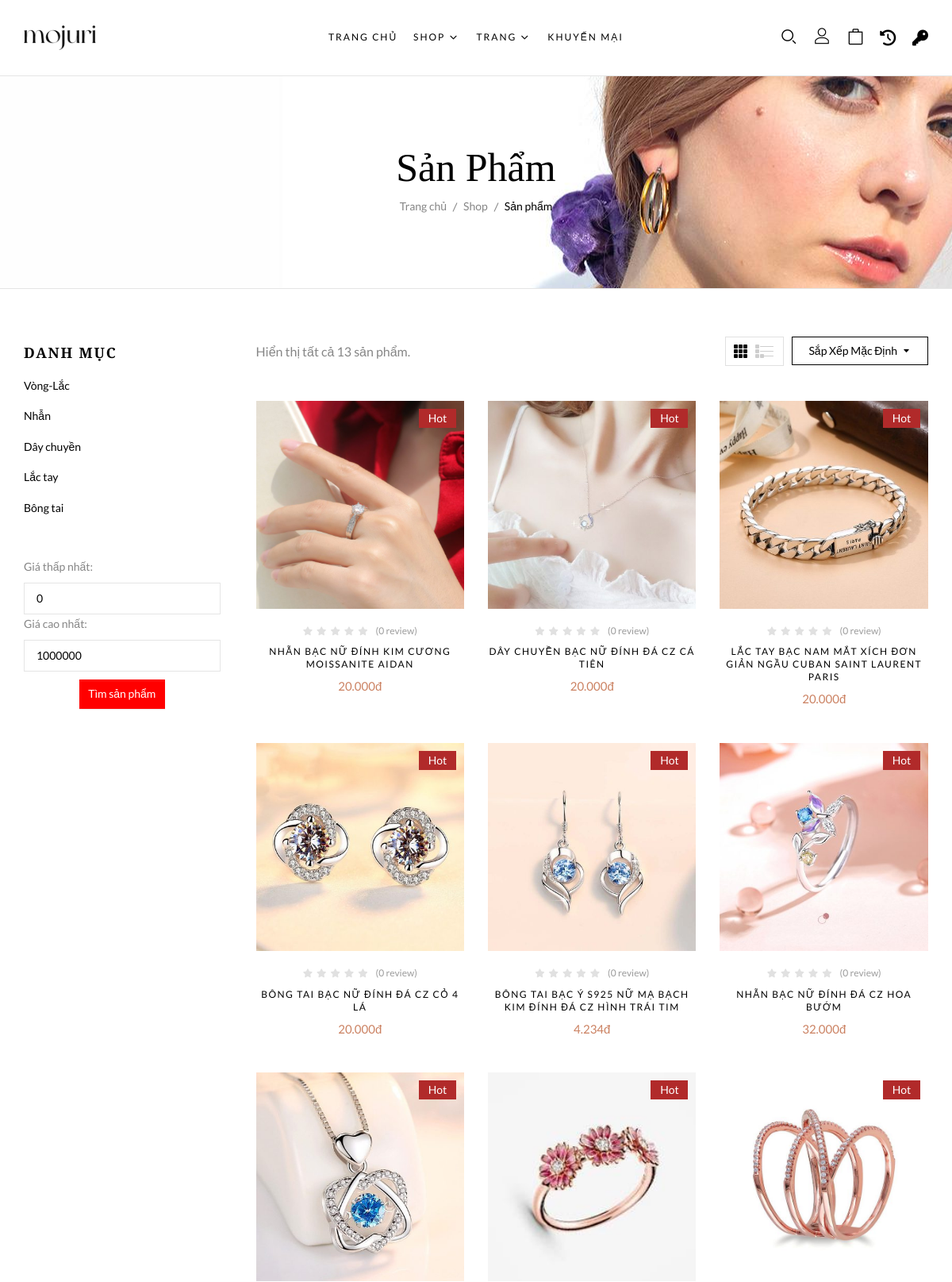
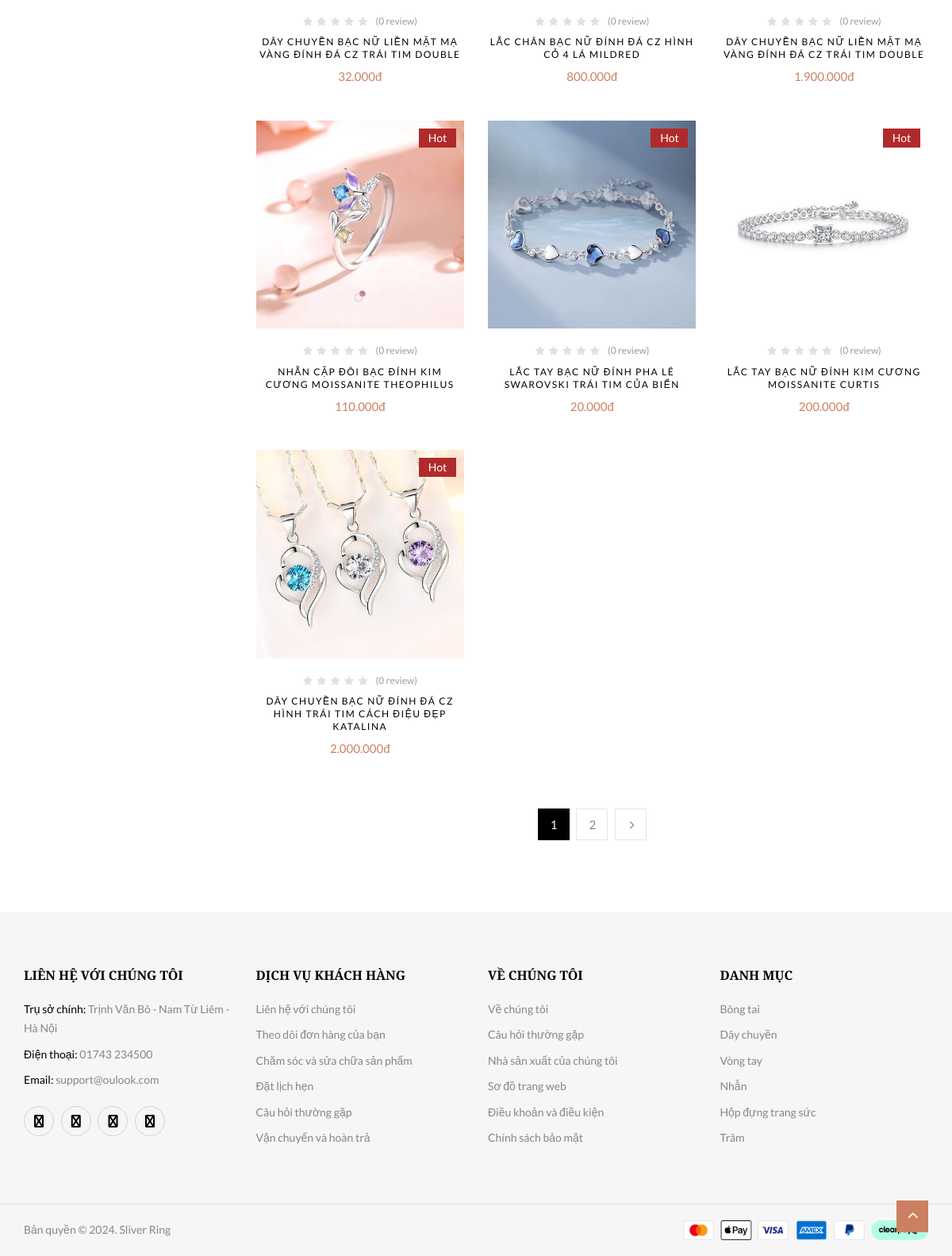
The app's page /?act=danhsachsanpham with its own data (2 pictures, top to bottom).
### tables this page shows
CREATE TABLE `danh_mucs` (
  `id` int NOT NULL,
  `ten_danh_muc` varchar(255) NOT NULL,
  `trang_thai` tinyint(1) NOT NULL
);

CREATE TABLE `san_phams` (
  `id` int NOT NULL,
  `ten` varchar(255) NOT NULL,
  `img` text NOT NULL,
  `gia_ban` decimal(10,0) NOT NULL,
  `gia_km` decimal(10,0) NOT NULL,
  `mo_ta` text NOT NULL,
  `so_luong` int NOT NULL,
  `date` date DEFAULT NULL,
  `trang_thai` int NOT NULL,
  `gia_nhap` decimal(10,0) NOT NULL,
  `danh_muc_id` int NOT NULL
);

### controllers/SanphamController.php (called while the page is built, shortened)
<?php
class SanPhamController
{
    public $modelSanPham;
    public function __construct()
    {
        $this->modelSanPham = new SanPham();
    }
    public function sanpham()
    {
        $item_per_page = !empty($_GET['per_page']) ? (int)$_GET['per_page'] : 9;
        $current_page = !empty($_GET['page']) ? (int)$_GET['page'] : 1;
        $listSanPham = $this->modelSanPham->getAlllSanPham($item_per_page, $current_page);
        $products = $this->modelSanPham->getAllSanPham();
        $listDanhMuc = $this->modelSanPham->getAllDanhMuc();
        require_once './views/danhsachsanpham.php';
    }
}

### commons/function.php (called while the page is built, shortened)
<?php
function connectDB()
{
    $host = DB_HOST;
    $port = DB_PORT;
    $dbname = DB_NAME;
    try {
        $conn = new PDO("mysql:host=$host;port=$port;dbname=$dbname", DB_USERNAME, DB_PASSWORD);
        $conn->setAttribute(PDO::ATTR_ERRMODE, PDO::ERRMODE_EXCEPTION);
        $conn->setAttribute(PDO::ATTR_DEFAULT_FETCH_MODE, PDO::FETCH_ASSOC);
        return $conn;
    } catch (PDOException $e) {
        echo ("Connection failed: " . $e->getMessage());
    }
}

### models/SanPham.php (called while the page is built, shortened)
<?php
require_once 'commons/function.php';
class SanPham
{
    public $conn;
    public function __construct()
    {
        $this->conn = connectDB();
    }
    public function getAllSanPham()
    {
        try {
            $sql = "SELECT san_phams.*,danh_mucs.ten_danh_muc FROM san_phams INNER JOIN danh_mucs ON san_phams.danh_muc_id = danh_mucs.id";
            $stmt = $this->conn->prepare($sql);
            $stmt->execute();
            return $stmt->fetchAll();
        } catch (Exception $e) {
            echo 'Loi: ' . $e->getMessage();
        }
    }
    public function getAllDanhMuc()
{
        try {
            $sql = "SELECT * FROM danh_mucs";
            $stmt = $this->conn->prepare($sql);
            $stmt->execute();
            return $stmt->fetchAll();
        } catch (PDOException $e) {
            echo 'Lỗi: ' . $e->getMessage();
        }
}
    public function getAlllSanPham($item_per_page = 9, $current_page = 1)
    {
        try {
            $offset = ($current_page - 1) * $item_per_page;
            $sql = "SELECT san_phams.*, danh_mucs.ten_danh_muc
                FROM san_phams
                INNER JOIN danh_mucs ON san_phams.danh_muc_id = danh_mucs.id
                ORDER BY san_phams.id ASC
                LIMIT :limit OFFSET :offset";
            $stmt = $this->conn->prepare($sql);
            $stmt->bindParam(':limit', $item_per_page, PDO::PARAM_INT);
            $stmt->bindParam(':offset', $offset, PDO::PARAM_INT);
            $stmt->execute();
            return $stmt->fetchAll(PDO::FETCH_ASSOC);
        } catch (Exception $e) {
            echo 'Lỗi: ' . $e->getMessage();
        }
    }
}

### views/danhsachsanpham.php (the view, shortened to what this page needs)
<?php require_once 'views/layout/header.php'; ?>
<body class="shop">
    <?php require_once 'views/layout/menu.php'; ?>
    <div id="page" class="hfeed page-wrapper">
        <div id="site-main" class="site-main">
            <div id="main-content" class="main-content">
                <div id="primary" class="content-area">
                    <div id="title" class="page-title">
                        <div class="section-container">
                            <div class="content-title-heading">
                                <h1 class="text-title-heading">Sản phẩm</h1>
                            </div>
                            <div class="breadcrumbs">
                                <a href="?act=home">Trang chủ</a><span class="delimiter"></span><a
                                    href="?act=danhsachsanpham">Shop</a><span class="delimiter"></span>Sản phẩm
                            </div>
                        </div>
                    </div>
                    <div id="content" class="site-content" role="main">
                        <div class="section-padding">
                            <div class="section-container p-l-r">
                                <div class="row">
                                    <div class="col-xl-3 col-lg-3 col-md-12 col-12 sidebar left-sidebar md-b-50 p-t-10">
                                        <div class="block block-product-cats">
                                            <div class="block-title">
                                                <h2>Danh mục</h2>
                                            </div>
                                            <?php foreach ($listDanhMuc as $key => $danhMuc) : ?>
                                                <div class="block-content">
                                                    <div class="product-cats-list">
                                                        <ul>
                                                            <li class="current">
                                                                <a href="?act=danh-muc-san-pham&iddm=<?= $danhMuc['id'] ?>">
                                                                    <?= $danhMuc['ten_danh_muc'] ?>
                                                                </a>
                                                            </li>
                                                        </ul>
                                                    </div>
                                                </div>
                                            <?php endforeach; ?>
                                        </div>
                                        <form method="GET" action="index.php">
                                            <div class="mb-3">
                                                <label for="min_price" class="form-label">Giá thấp nhất:</label>
                                                <input type="number" id="min_price" name="min_price"
                                                    class="form-control"
                                                    value="<?= isset($_GET['min_price']) ? htmlspecialchars($_GET['min_price']) : 0 ?>"
                                                    min="0" required />
                                            </div>
                                            <div class="mb-3">
                                                <label for="max_price" class="form-label">Giá cao nhất:</label>
                                                <input type="number" id="max_price" name="max_price"
                                                    class="form-control"
                                                    value="<?= isset($_GET['max_price']) ? htmlspecialchars($_GET['max_price']) : 1000000 ?>"
                                                    min="0" required />
                                            </div>
                                            <div class="text-center">
                                                <button type="submit" class="btn btn-primary"
                                                    style="background-color: #ff0000; border-color: #ff0000; margin-top: 10px">Tìm
                                                    sản phẩm</button>
                                            </div>
                                        </form>
                                    </div>
                                    <div class="col-xl-9 col-lg-9 col-md-12 col-12">
                                        <div class="products-topbar clearfix">
                                            <div class="products-topbar-left">
                                                <div class="products-count">
                                                    <?php
                                                    if (isset($_GET['iddm']) && !empty($_GET['iddm'])) {
                                                        $idDanhMuc = $_GET['iddm'];
                                                        if (!empty($listSanPhamById)) {
                                                            echo "Hiển thị " . count($listSanPhamById) . " sản phẩm trong danh mục.";
                                                        } else {
                                                            echo "Không có sản phẩm nào trong danh mục này.";
                                                        }
                                                    } else {
                                                        echo "Hiển thị tất cả " . count($products) . " sản phẩm.";
                                                    }
                                                    ?>
                                                </div>
                                            </div>
                                            <div class="products-topbar-right">
                                                <div class="products-sort dropdown">
                                                    <span class="sort-toggle dropdown-toggle" data-toggle="dropdown"
                                                        aria-expanded="true">Sắp xếp mặc định</span>
                                                </div>
                                                <ul class="layout-toggle nav nav-tabs">
                                                    <li class="nav-item">
                                                        <a class="layout-grid nav-link active" data-toggle="tab"
                                                            href="#layout-grid" role="tab"><span
                                                                class="icon-column"><span
                                                                    class="layer first"><span></span><span></span><span></span></span><span
                                                                    class="layer middle"><span></span><span></span><span></span></span><span
                                                                    class="layer last"><span></span><span></span><span></span></span></span></a>
                                                    </li>
                                                    <li class="nav-item">
                                                        <a class="layout-list nav-link" data-toggle="tab"
                                                            href="#layout-list" role="tab"><span
                                                                class="icon-column"><span
                                                                    class="layer first"><span></span><span></span></span><span
                                                                    class="layer middle"><span></span><span></span></span><span
                                                                    class="layer last"><span></span><span></span><span></span></span></span></a>
                                                    </li>
                                                </ul>
                                            </div>
                                        </div>
                                        <div class="tab-content">
                                            <div class="tab-pane fade show active" id="layout-grid" role="tabpanel">
                                                <div class="products-list grid">
                                                    <div class="row">
                                                        <?php if (!isset($_GET['iddm'])): ?>
                                                            <?php foreach ($products as $key => $sanPham): ?>
                                                                <div class="col-xl-4 col-lg-4 col-md-4 col-sm-6">
                                                                    <div class="products-entry clearfix product-wapper">
                                                                        <div class="products-thumb">
                                                                            <div class="product-lable">
                                                                                <div class="hot">Hot</div>
                                                                            </div>
                                                                            <div class="product-thumb-hover">
                                                                                <a href="?act=chitietsanpham&id=<?= $sanPham['id'] ?>">
                                                                                    <img width="600" height="600" src="<?= $sanPham['img'] ?>" class="post-image" alt="">
                                                                                </a>
                                                                            </div>
                                                                            <div class="product-button">
                                                                            </div>
                                                                        </div>
                                                                        <div class="products-content">
                                                                            <div class="contents text-center">
                                                                                <div class="rating">
                                                                                    <div class="star star-0"></div><span class="count">(0 review)</span>
                                                                                </div>
                                                                                <h3 class="product-title"><a href="shop-details.html"><?= $sanPham['ten'] ?></a></h3>
                                                                                <span class="price"><?= number_format($sanPham['gia_km'], 0, ',', '.') ?>đ</span>
                                                                            </div>
                                                                        </div>
                                                                    </div>
                                                                </div>
                                                            <?php endforeach; ?>
                                                        <?php endif; ?>
                                                    </div>
                                                </div>
                                            </div>
                                        </div>
                                        <nav class="pagination">
                                            <?php require_once 'views/layout/pagination.php'; ?>
                                        </nav>
                                    </div>
                                </div>
                            </div>
                        </div>
                    </div>
                </div>
            </div>
        </div>
        <?php require_once './views/layout/footer.php'; ?>

### records on screen
danh_mucs: ten_danh_muc "Vòng-Lắc"
danh_mucs: ten_danh_muc "Nhẫn"
danh_mucs: ten_danh_muc "Dây chuyền"
danh_mucs: ten_danh_muc "Lắc tay"
danh_mucs: ten_danh_muc "Bông tai"
san_phams: img (picture), ten "NHẪN BẠC NỮ ĐÍNH KIM CƯƠNG MOISSANITE AIDAN", gia_km "20.000"
san_phams: img (picture), ten "DÂY CHUYỀN BẠC NỮ ĐÍNH ĐÁ CZ CÁ TIÊN", gia_km "20.000"
san_phams: img (picture), ten "LẮC TAY BẠC NAM MẮT XÍCH ĐƠN GIẢN NGẦU CUBAN SAINT LAURENT PARIS", gia_km "20.000"
san_phams: img (picture), ten "BÔNG TAI BẠC NỮ ĐÍNH ĐÁ CZ CỎ 4 LÁ", gia_km "20.000"
san_phams: img (picture), ten "BÔNG TAI BẠC Ý S925 NỮ MẠ BẠCH KIM ĐÍNH ĐÁ CZ HÌNH TRÁI TIM", gia_km "4.234"
san_phams: img (picture), ten "NHẪN BẠC NỮ ĐÍNH ĐÁ CZ HOA BƯỚM", gia_km "32.000"
san_phams: img (picture), ten "DÂY CHUYỀN BẠC NỮ LIỀN MẶT MẠ VÀNG ĐÍNH ĐÁ CZ TRÁI TIM DOUBLE", gia_km "32.000"
san_phams: img (picture), ten "LẮC CHÂN BẠC NỮ ĐÍNH ĐÁ CZ HÌNH CỎ 4 LÁ MILDRED", gia_km "800.000"
san_phams: img (picture), ten "DÂY CHUYỀN BẠC NỮ LIỀN MẶT MẠ VÀNG ĐÍNH ĐÁ CZ TRÁI TIM DOUBLE", gia_km "1.900.000"
san_phams: img (picture), ten "NHẪN CẶP ĐÔI BẠC ĐÍNH KIM CƯƠNG MOISSANITE THEOPHILUS", gia_km "110.000"
san_phams: img (picture), ten "LẮC TAY BẠC NỮ ĐÍNH PHA LÊ SWAROVSKI TRÁI TIM CỦA BIỂN", gia_km "20.000"
san_phams: img (picture), ten "LẮC TAY BẠC NỮ ĐÍNH KIM CƯƠNG MOISSANITE CURTIS", gia_km "200.000"
san_phams: img (picture), ten "DÂY CHUYỀN BẠC NỮ ĐÍNH ĐÁ CZ HÌNH TRÁI TIM CÁCH ĐIỆU ĐẸP KATALINA", gia_km "2.000.000"

### other values on screen
count($products) "13"
